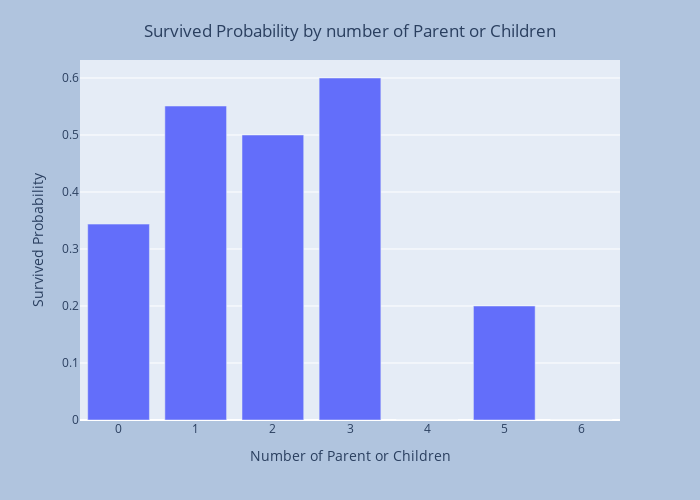

Here is the notebook cell this chart was saved with:
### Markdown cell above
#### 3. Explore feature 'Parch'

### Code cell
survival_rates = df_train.groupby('Parch')['Survived'].mean().reset_index()
fig = px.bar(survival_rates, x='Parch', y='Survived', 
            labels={'Survived': 'Survived Probability'})
fig.update_layout(title={
                    'text': "Survived Probability by number of Parent or Children",
                    'y':0.95,
                    'x':0.5,
                    'xanchor': 'center',
                    'yanchor': 'top'}, 
                autosize=False,
                width=700,
                height=500,
                paper_bgcolor="LightSteelBlue",
                xaxis=dict(
                    title = "Number of Parent or Children",
                    type='category')
)
fig.show()

### Figure 1 — Plotly figure (JSON) as saved in the notebook; plotly's stock layout.template omitted (floating-point values rounded to 4 significant figures)
{"data": [{"alignmentgroup": "True", "hovertemplate": "Parch=%{x}<br>Survived Probability=%{y}<extra></extra>", "legendgroup": "", "marker": {"color": "#636efa", "pattern": {"shape": ""}}, "name": "", "offsetgroup": "", "orientation": "v", "showlegend": false, "textposition": "auto", "type": "bar", "x": [0, 1, 2, 3, 4, 5, 6], "xaxis": "x", "y": [0.3437, 0.5508, 0.5, 0.6, 0, 0.2, 0], "yaxis": "y"}], "layout": {"autosize": false, "barmode": "relative", "height": 500, "legend": {"tracegroupgap": 0}, "margin": {"t": 60}, "paper_bgcolor": "LightSteelBlue", "title": {"text": "Survived Probability by number of Parent or Children", "x": 0.5, "xanchor": "center", "y": 0.95, "yanchor": "top"}, "width": 700, "xaxis": {"anchor": "y", "domain": [0, 1], "title": {"text": "Number of Parent or Children"}, "type": "category"}, "yaxis": {"anchor": "x", "domain": [0, 1], "title": {"text": "Survived Probability"}}}}
